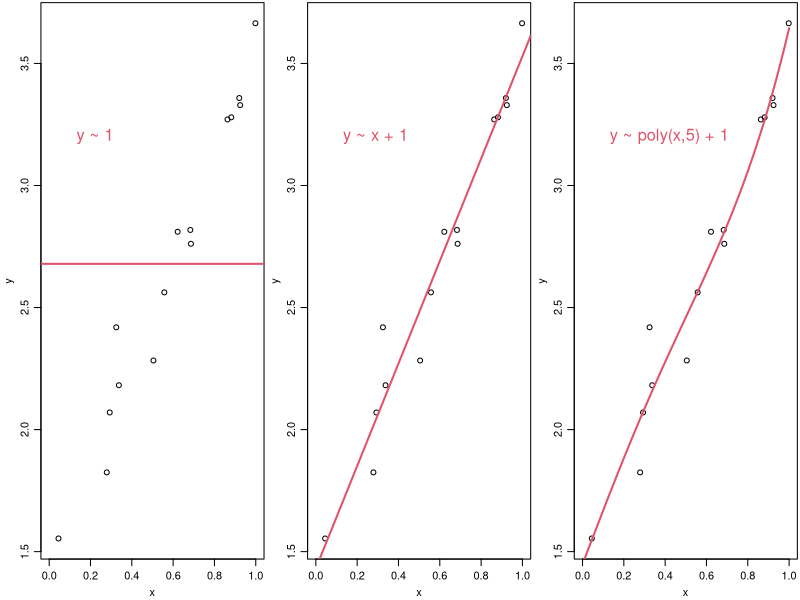

Write the R code that produced this figure.
#autor:      Joao Sollari Lopes
#local:      INE, Lisboa
#Rversion:   3.2.3
#criado:     10.07.2017
#modificado: 10.07.2017

dev.new(height=3,width=9)
par(mfrow=c(1,3),mgp=c(2,0.75,0),mar=c(3.1,3.1,0.2,0.2))
n <- 15
x <- runif(n)
k0 <- 1.5
k1 <- 2
y <- k0 + k1*x + rnorm(n,sd=0.1)
mod1 <- lm(y~1)
mod2 <- lm(y~x)
mod3 <- lm(y~poly(x,5)) 
plot(x,y,xlim=c(0,1))
abline(mod1,lwd=2,col=2)
text(0.1,3.2,"y ~ 1",pos=4,cex=1.5,col=2)
plot(x,y,xlim=c(0,1))
abline(mod2,lwd=2,col=2)
text(0.1,3.2,"y ~ x + 1",pos=4,cex=1.5,col=2)
plot(x,y,xlim=c(0,1))
xpred <- seq(0,1,len=100)
ypred <- predict(mod3,data.frame(x=xpred))
lines(xpred,ypred,lwd=2,col=2)
text(0.1,3.2,"y ~ poly(x,5) + 1",pos=4,cex=1.5,col=2)
